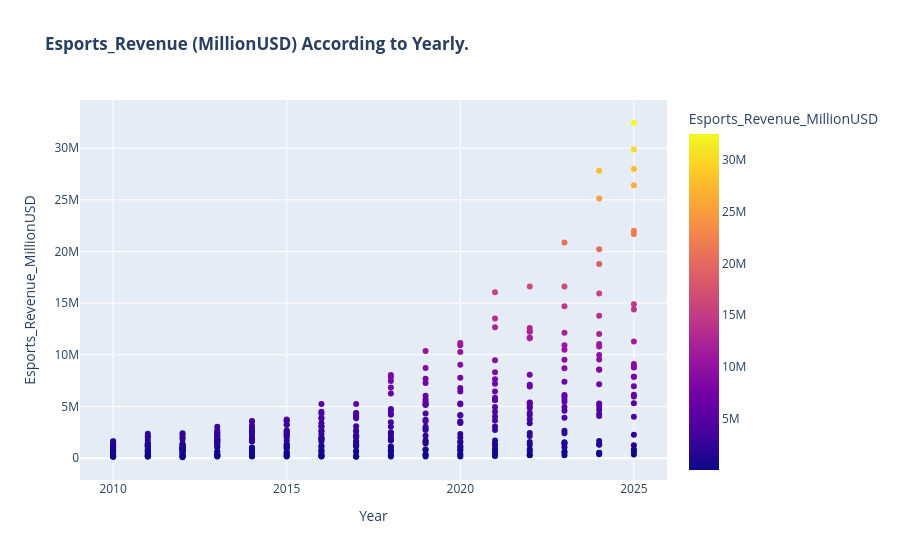

This figure's notebook cell:
### Markdown cell above
### Scatter graph

### Code cell
df["Esports_Revenue_MillionUSD"] = df["Esports_Revenue_MillionUSD"] *1000

fig = px.scatter(
    df,
    x="Year",
    y="Esports_Revenue_MillionUSD",
    title="<b>Esports_Revenue (MillionUSD) According to Yearly.</b>",
    color="Esports_Revenue_MillionUSD"
)

fig.show()

### Figure 1 — Plotly figure (JSON) as saved in the notebook; plotly's stock layout.template omitted (floating-point values rounded to 4 significant figures; data arrays with more than 128 entries replaced by an {"elided": "..."} marker saying what was removed)
{"data": [{"hovertemplate": "Year=%{x}<br>Esports_Revenue_MillionUSD=%{marker.color}<extra></extra>", "legendgroup": "", "marker": {"color": {"elided": "400 float values"}, "coloraxis": "coloraxis", "symbol": "circle"}, "mode": "markers", "name": "", "orientation": "v", "showlegend": false, "type": "scatter", "x": {"elided": "400 int values"}, "xaxis": "x", "y": {"elided": "400 float values"}, "yaxis": "y"}], "layout": {"coloraxis": {"colorbar": {"title": {"text": "Esports_Revenue_MillionUSD"}}, "colorscale": [[0, "#0d0887"], [0.1111, "#46039f"], [0.2222, "#7201a8"], [0.3333, "#9c179e"], [0.4444, "#bd3786"], [0.5556, "#d8576b"], [0.6667, "#ed7953"], [0.7778, "#fb9f3a"], [0.8889, "#fdca26"], [1, "#f0f921"]]}, "legend": {"tracegroupgap": 0}, "title": {"text": "<b>Esports_Revenue (MillionUSD) According to Yearly.</b>"}, "xaxis": {"anchor": "y", "domain": [0, 1], "title": {"text": "Year"}}, "yaxis": {"anchor": "x", "domain": [0, 1], "title": {"text": "Esports_Revenue_MillionUSD"}}}}
